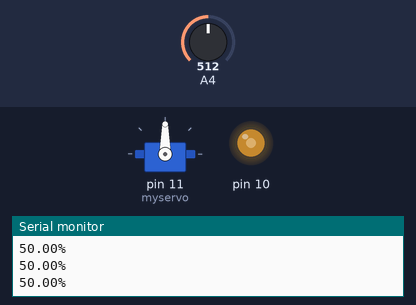
This sketch was run on a simulated Arduino Uno, built with avr-gcc and run on an emulated ATmega328P. Shown: servo, output pins drawn as LEDs (lit = HIGH), the last lines printed to the serial monitor. The test bench sets the inputs (shaded band); at power-on: A4 = 512.

Above: at 1.2 s.
1.3 s: A4 set to 716
At 1.8 s:
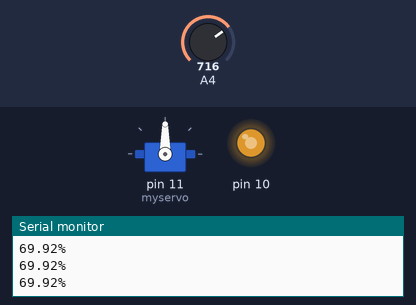
2.8 s: A4 set to 900
At 4.0 s:
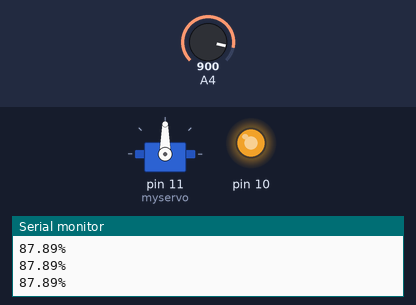
4.3 s: A4 set to 520
At 5.1 s:
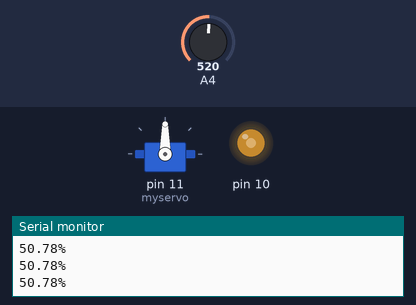
7.3 s: A4 set to 499
At 8.5 s:
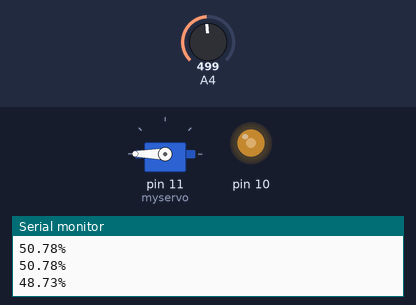
10.3 s: A4 set to 122
At 11.1 s:
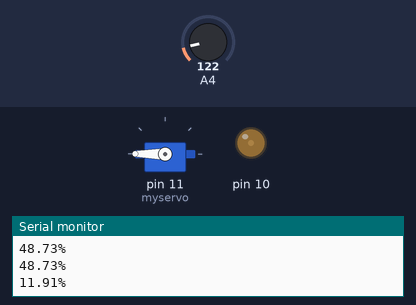
13.3 s: A4 set to 0
At 15.8 s:
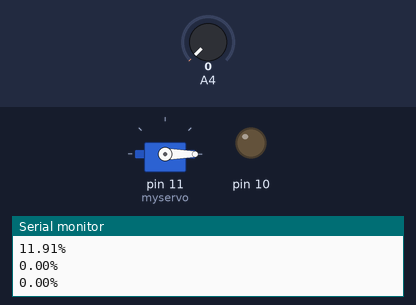
Timing chart, 0 to 17.3 s (numbered marks = the images above; inputs shaded):
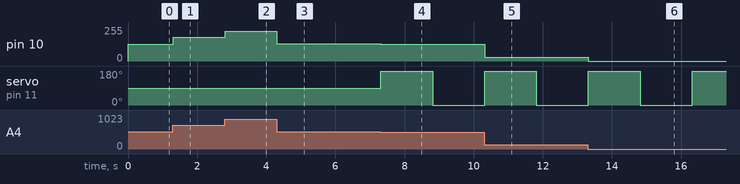

The sketch:

gripper_inArd.ino
```cpp
#include <Servo.h>

Servo myservo;

int tempVal = 1;

void setup() {
  // put your setup code here, to run once:
  Serial.begin(9600);
  pinMode(A4, INPUT);
  pinMode(10, OUTPUT);
  myservo.attach(11);
}

void loop() {
  // put your main code here, to run repeatedly:
  float val = analogRead(A4);
  Serial.print(val * 100 / 1024);
  Serial.println("%");
  analogWrite(10, 255 * val / 1024);
  //myservo.write(round(180 * val / 1024));
  if (val<1024/2) {
    myservo.write(90+90*tempVal);
    tempVal=tempVal*-1;
    delay(1500);
  }
}
```

Measured:
- the behaviour switches between 512 and 511 on A4 (found by bisection; images 3 and 4)
- after the input at 1.3 s, pin 10: 127/255 → 178/255 at once
- after the input at 2.8 s, pin 10: 178/255 → 224/255 at once
- after the input at 4.3 s, pin 10: 224/255 → 129/255 at once
- after the input at 7.3 s, pin 10: 129/255 → 124/255 at once; servo on pin 11 (myservo): 90° → 180° at once, → 0° 1.5 s later
- after the input at 10.3 s, pin 10: 124/255 → 30/255 at once
- after the input at 13.3 s, pin 10: 30/255 → 0/255 at once
